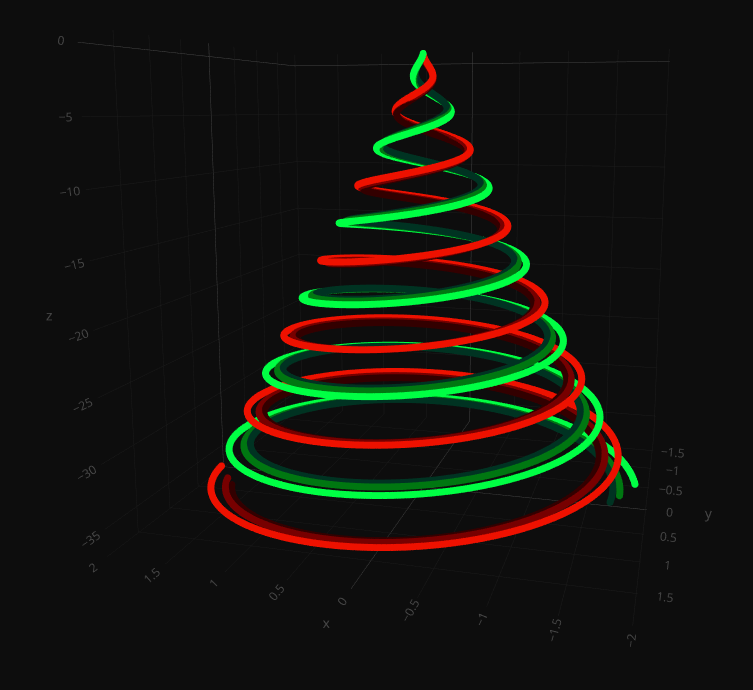

The script that drew this image:
import numpy as np
import pandas as pd
import plotly.offline as py
import plotly.graph_objs as go
import math

rate = 1 / (2 * math.pi)
factor = rate / 3

class Spiral():
    def __init__(self, foreground, angleoffset, factor):
        self.foreground = foreground
        self.angleoffset = angleoffset
        self.factor = factor

    def get_trace(self):
        t_range = range(0, 3*1200)
        t_values = [t / 100 for t in t_range]
        x = [t * self.factor * math.sin(t+self.angleoffset) for t in t_values]
        y = [t * self.factor * math.cos(t+self.angleoffset) for t in t_values]
        z = [-t for t in t_values]

        return go.Scatter3d(
            x=x,
            y=y,
            z=z,
            mode='lines+markers',
            marker=dict(
                size=4,
                color = self.foreground,
            )
        )

spirals = [
    Spiral("#330000", math.pi * 0.92, 0.90 * factor),
    Spiral("#003322", math.pi * 0.08, 0.90 * factor),
    Spiral("#770000", math.pi * 0.95, 0.93 * factor),
    Spiral("#007711", math.pi * 0.05, 0.93 * factor),
    Spiral("#ee1100", math.pi * 1.00, factor),
    Spiral("#00ff44", 0, factor)
]

layout = go.Layout(
    paper_bgcolor='rgba(0,0,0,0.95)',
    plot_bgcolor='rgba(0,0,0,0.95)'
)

data = [spiral.get_trace() for spiral in spirals]

py.plot(go.Figure(data=data, layout=layout), filename='tree')
